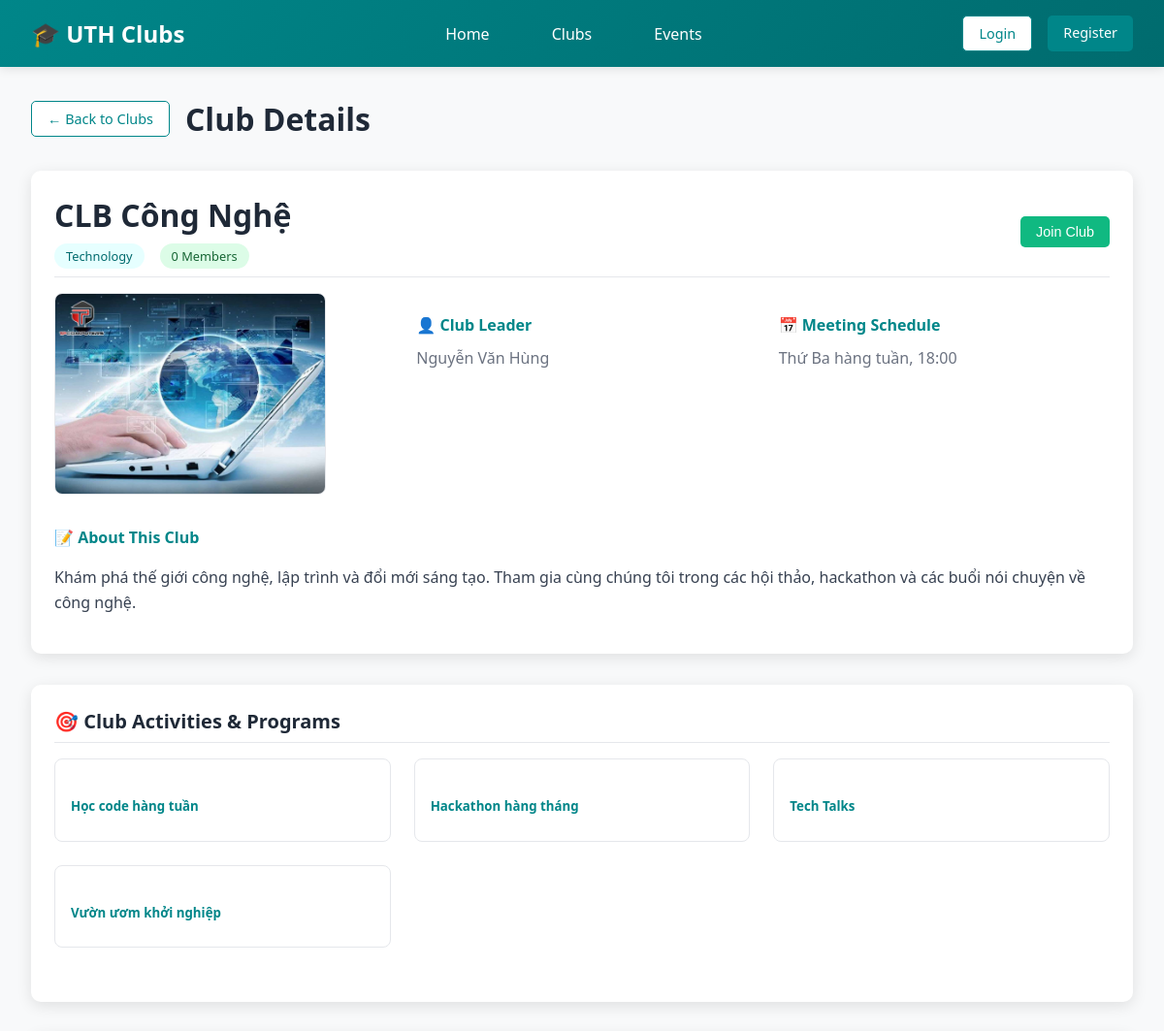
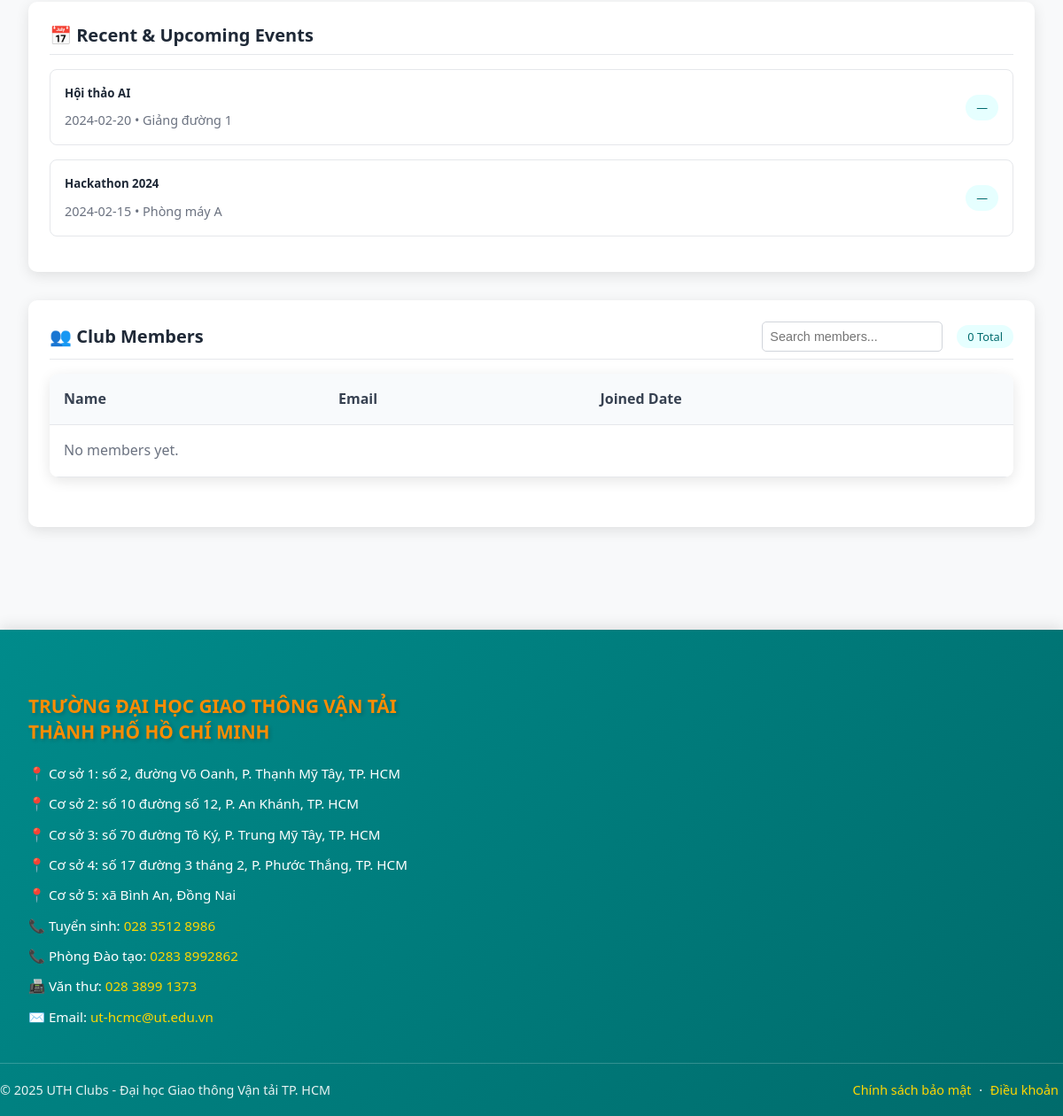
Page /?section=clubDetails&club_id=1 on the committed database (2 pictures, top to bottom).
### tables this page shows
CREATE TABLE `clubs` (
  `id` int(11) NOT NULL,
  `name` varchar(100) NOT NULL,
  `description` text DEFAULT NULL,
  `category` varchar(50) DEFAULT NULL,
  `leader_id` int(11) DEFAULT NULL,
  `activities` text DEFAULT NULL,
  `schedule_meeting` varchar(255) DEFAULT NULL,
  `club_image` varchar(255) DEFAULT NULL,
  `created_at` timestamp NOT NULL DEFAULT current_timestamp()
);

CREATE TABLE `users` (
  `id` int(11) NOT NULL,
  `name` varchar(100) NOT NULL,
  `email` varchar(100) NOT NULL,
  `student_id` varchar(20) DEFAULT NULL,
  `password` varchar(255) NOT NULL,
  `role` enum('student','admin') DEFAULT 'student',
  `created_at` timestamp NOT NULL DEFAULT current_timestamp()
);

CREATE TABLE `events` (
  `id` int(11) NOT NULL,
  `club_id` int(11) DEFAULT NULL,
  `name` varchar(100) DEFAULT NULL,
  `date` date DEFAULT NULL,
  `location` varchar(255) DEFAULT NULL,
  `max_participants` int(11) DEFAULT NULL,
  `description` text DEFAULT NULL,
  `event_image` varchar(255) DEFAULT NULL
);

### index.php (called while the page is built, shortened)
<?php
$activeSection = isset($_GET['section']) ? $_GET['section'] : 'home';
include 'includes/header.php';
?>
<?php include 'pages/events.php'; ?>
<?php include 'pages/club-details.php'; ?>
<?php include 'includes/footer.php'; ?>

### includes/header.php (shortened to what this page needs)
<!DOCTYPE html>
<html lang="en">
<head>
    <link rel="stylesheet" href="assets/css/styles.css">
</head>
<body>
    <nav class="navbar">
        <div class="nav-container">
            <div class="logo">🎓 UTH Clubs</div>
            <ul class="nav-links" id="navLinks">
                <li><a href="#" onclick="showSection('home'); return false;" class="active">Home</a></li>
                <li><a href="#" onclick="showSection('clubs'); return false;">Clubs</a></li>
                <li><a href="#" onclick="showSection('events'); return false;">Events</a></li>
            </ul>
            <div class="auth-section" id="authSection">
            </div>
        </div>
    </nav>

### pages/club-details.php (shortened to what this page needs)
<?php
$clubDetails = null;
$clubMembers = [];
$clubEvents = [];
if (!empty($activeClubId)) {
    try {
        $cdStmt = $pdo->prepare("SELECT c.*, u.name AS leader_name, u.email AS leader_email,
                                        (SELECT COUNT(*) FROM club_members cm WHERE cm.club_id = c.id) AS member_count
                                 FROM clubs c
                                 LEFT JOIN users u ON u.id = c.leader_id
                                 WHERE c.id = ?");
        $cdStmt->execute([$activeClubId]);
        $clubDetails = $cdStmt->fetch(PDO::FETCH_ASSOC) ?: null;
    } catch (Exception $e) {}
    try {
        $memStmt = $pdo->prepare("SELECT u.name, u.email, cm.joined_date
                                   FROM club_members cm
                                   JOIN users u ON u.id = cm.user_id
                                   WHERE cm.club_id = ?");
        $memStmt->execute([$activeClubId]);
        $clubMembers = $memStmt->fetchAll(PDO::FETCH_ASSOC);
    } catch (Exception $e) {}
    try {
        $evStmt = $pdo->prepare("SELECT id, name, date, location FROM events WHERE club_id = ? ORDER BY date DESC LIMIT 5");
        $evStmt->execute([$activeClubId]);
        $clubEvents = $evStmt->fetchAll(PDO::FETCH_ASSOC);
    } catch (Exception $e) {}
}
?>
<div id="clubDetails" class="section<?php echo ($activeSection === 'clubDetails') ? ' active' : ''; ?>">
    <div class="container">
        <div style="display: flex; align-items: center; gap: 1rem; margin-bottom: 2rem;">
            <a class="btn btn-secondary" href="?section=clubs">← Back to Clubs</a>
            <h1 id="clubDetailsTitle" style="margin: 0; color: #1f2937;">Club Details</h1>
        </div>
        <div id="clubDetailsContent">
            <div class="card" style="margin-bottom: 2rem;">
                <div class="card-header">
                    <div style="display: flex; justify-content: space-between; align-items: center; width: 100%;">
                        <div>
                            <div class="card-title" id="clubDetailName" style="font-size: 2rem; margin-bottom: 0.5rem;">
                                <?php echo $clubDetails ? htmlspecialchars($clubDetails['name']) : 'Select a club'; ?>
                            </div>
                            <div style="display: flex; gap: 1rem; align-items: center;">
                                <span class="badge badge-info" id="clubDetailCategory"><?php echo $clubDetails ? htmlspecialchars(ucfirst($clubDetails['category'])) : ''; ?></span>
                                <span class="badge badge-success" id="clubDetailMemberCount"><?php echo $clubDetails ? (int)$clubDetails['member_count'] . ' Members' : ''; ?></span>
                            </div>
                        </div>
                        <?php if ($clubDetails): ?>
                        <button class="btn btn-success" onclick="joinClubFromDetails()" id="joinClubBtn">Join Club</button>
                        <?php endif; ?>
                    </div>
                </div>
                <div class="card-content">
                    <div style="display: grid; grid-template-columns: repeat(auto-fit, minmax(250px, 1fr)); gap: 2rem; margin-bottom: 1.5rem;">
                        <div style="display:flex; align-items:flex-start; gap:1rem;">
                            <?php if ($clubDetails && !empty($clubDetails['club_image'])): ?>
                                <?php
                                    $imgFile = basename($clubDetails['club_image']);
                                    $imgPath = 'uploads/clubs/' . $imgFile;
                                ?>
                                <div style="max-width:280px;">
                                    <img src="<?php echo htmlspecialchars($imgPath); ?>" alt="<?php echo htmlspecialchars($clubDetails['name'] ?? 'Club image'); ?>" style="width:100%; height:auto; border-radius:8px; object-fit:cover; border:1px solid #e5e7eb;">
                                </div>
                            <?php else: ?>
                                <div style="max-width:280px;">
                                    <div style="width:100%; padding:2rem; border-radius:8px; background:#f3f4f6; text-align:center; color:#6b7280; border:1px dashed #e5e7eb;">No image available</div>
                                </div>
                            <?php endif; ?>
                        </div>
                        <div>
                            <h4 style="color: #008689; margin-bottom: 0.5rem;">👤 Club Leader</h4>
                            <p id="clubDetailLeader" style="margin: 0; font-weight: 500;">
                                <?php echo $clubDetails ? htmlspecialchars($clubDetails['leader_name'] ?: 'N/A') : ''; ?>
                            </p>
                        </div>
                        <div>
                            <h4 style="color: #008689; margin-bottom: 0.5rem;">📅 Meeting Schedule</h4>
                            <p id="clubDetailSchedule" style="margin: 0;">
                                <?php echo $clubDetails ? htmlspecialchars($clubDetails['schedule_meeting'] ?: '') : ''; ?>
                            </p>
                        </div>
                    </div>
                    <div>
                        <h4 style="color: #008689; margin-bottom: 1rem;">📝 About This Club</h4>
                        <p id="clubDetailDescription" style="line-height: 1.6; color: #374151;">
                            <?php echo $clubDetails ? nl2br(htmlspecialchars($clubDetails['description'])) : 'Please choose a club from the list.'; ?>
                        </p>
                    </div>
                </div>
            </div>
            <div class="card" style="margin-bottom: 2rem;">
                <div class="card-header">
                    <div class="card-title">🎯 Club Activities & Programs</div>
                </div>
                <div class="card-content">
                    <div class="card-grid" id="clubActivities">
                        <?php if ($clubDetails && !empty($clubDetails['activities'])): ?>
                            <?php foreach (explode(',', $clubDetails['activities']) as $activity): ?>
                            <div style="padding: 1rem; border: 1px solid #e5e7eb; border-radius: 8px;">
                                <h5 style="color: #008689; margin-bottom: 0.5rem;"><?php echo htmlspecialchars(trim($activity)); ?></h5>
                            </div>
                            <?php endforeach; ?>
                        <?php else: ?>
                            <div>No activities listed.</div>
                        <?php endif; ?>
                    </div>
                </div>
            </div>
            <div class="card" style="margin-bottom: 2rem;">
                <div class="card-header">
                    <div class="card-title">📅 Recent & Upcoming Events</div>
                </div>
                <div class="card-content">
                    <div id="clubEvents">
                        <?php foreach ($clubEvents as $cev): ?>
                        <div style="display: flex; justify-content: space-between; align-items: center; padding: 1rem; border: 1px solid #e5e7eb; border-radius: 8px; margin-bottom: 1rem;">
                            <div>
                                <h5 style="margin: 0 0 0.5rem 0; color: #1f2937;"><?php echo htmlspecialchars($cev['name']); ?></h5>
                                <p style="margin: 0; color: #6b7280; font-size: 0.9rem;"><?php echo htmlspecialchars($cev['date']); ?> • <?php echo htmlspecialchars($cev['location']); ?></p>
                            </div>
                            <span class="badge badge-info">—</span>
                        </div>
                        <?php endforeach; ?>
                    </div>
                </div>
            </div>
            <div class="card">
                <div class="card-header">
                    <div style="display: flex; justify-content: space-between; align-items: center; width: 100%;">
                        <div class="card-title">👥 Club Members</div>
                        <div style="display: flex; gap: 1rem; align-items: center;">
                            <input type="text" placeholder="Search members..." id="memberSearch" onkeyup="filterMembers()" style="padding: 0.5rem; border: 1px solid #d1d5db; border-radius: 5px; font-size: 0.9rem;">
                            <span class="badge badge-info" id="memberCountBadge"><?php echo $clubDetails ? count($clubMembers) . ' Total' : '0 Total'; ?></span>
                        </div>
                    </div>
                </div>
                <div class="card-content">
                    <div class="table-container">
                        <table>
                            <thead>
                                <tr>
                                    <th>Name</th>
                                    <th>Email</th>
                                    <th>Joined Date</th>
                                </tr>
                            </thead>
                            <tbody id="membersTableBody">
                                <?php if (empty($clubMembers)): ?>
                                <tr><td colspan="3">No members yet.</td></tr>
                                <?php endif; ?>
                            </tbody>
                        </table>
                    </div>
                </div>
            </div>
        </div>
    </div>
</div>

### includes/footer.php (shortened to what this page needs)
    <footer class="site-footer footer-teal">
        <div class="footer-inner container">
            <div class="footer-col footer-contact-left">
                <h3 class="footer-univ">TRƯỜNG ĐẠI HỌC GIAO THÔNG VẬN TẢI<br>THÀNH PHỐ HỒ CHÍ MINH</h3>
                <ul class="contact-list">
                    <li>📍 Cơ sở 1: số 2, đường Võ Oanh, P. Thạnh Mỹ Tây, TP. HCM</li>
                    <li>📍 Cơ sở 2: số 10 đường số 12, P. An Khánh, TP. HCM</li>
                    <li>📍 Cơ sở 3: số 70 đường Tô Ký, P. Trung Mỹ Tây, TP. HCM</li>
                    <li>📍 Cơ sở 4: số 17 đường 3 tháng 2, P. Phước Thắng, TP. HCM</li>
                    <li>📍 Cơ sở 5: xã Bình An, Đồng Nai</li>
                    <li>📞 Tuyển sinh: <a href="tel:+842835128986">028 3512 8986</a></li>
                    <li>📞 Phòng Đào tạo: <a href="tel:+842838992862">0283 8992862</a></li>
                    <li>📠 Văn thư: <a href="tel:+842838991373">028 3899 1373</a></li>
                    <li>✉️ Email: <a href="mailto:ut-hcmc@ut.edu.vn">ut-hcmc@ut.edu.vn</a></li>
                </ul>
            </div>
            <div class="footer-col footer-empty">
            </div>
        </div>
        <div class="footer-bottom container">
            <div class="footer-bottom-left">&copy; <?php echo date('Y'); ?> UTH Clubs - Đại học Giao thông Vận tải TP. HCM</div>
            <div class="footer-bottom-right"><a href="#">Chính sách bảo mật</a> · <a href="#">Điều khoản</a></div>
        </div>
    </footer>
</body>
</html>

### assets/css/styles.css (style rules this page uses)
body { box-sizing: border-box; margin: 0; padding: 0; font-family: 'Segoe UI', Tahoma, Geneva, Verdana, sans-serif; background-color: #f8f9fa; color: #333; }
* { box-sizing: border-box; }
.navbar { background: linear-gradient(135deg, #008689, #006b6e); color: white; padding: 1rem 0; box-shadow: 0 2px 10px rgba(0,0,0,0.1); position: sticky; top: 0; z-index: 1000; }
.nav-container { max-width: 1200px; margin: 0 auto; padding: 0 2rem; display: flex; justify-content: space-between; align-items: center; }
.logo { font-size: 1.5rem; font-weight: bold; }
.nav-links { display: flex; gap: 2rem; list-style: none; margin: 0; padding: 0; }
.nav-links a { color: white; text-decoration: none; padding: 0.5rem 1rem; border-radius: 5px; transition: background-color 0.3s; }
.btn { padding: 0.5rem 1rem; border: none; border-radius: 5px; cursor: pointer; font-size: 0.9rem; transition: all 0.3s; text-decoration: none; display: inline-block; text-align: center; }
.btn-secondary { background-color: white; color: #008689; border: 1px solid #008689; }
.btn-success { background-color: #10b981; color: white; }
.container { max-width: 1200px; margin: 0 auto; padding: 2rem; }
.card { background: white; border-radius: 10px; box-shadow: 0 4px 15px rgba(0,0,0,0.1); padding: 1.5rem; margin-bottom: 1.5rem; transition: transform 0.3s, box-shadow 0.3s; }
.card-grid { display: grid; grid-template-columns: repeat(auto-fit, minmax(300px, 1fr)); gap: 1.5rem; margin-bottom: 2rem; }
.card-header { display: flex; justify-content: space-between; align-items: center; margin-bottom: 1rem; padding-bottom: 0.5rem; border-bottom: 1px solid #e5e7eb; }
.card-title { font-size: 1.25rem; font-weight: 600; color: #1f2937; }
.card-content { color: #6b7280; line-height: 1.6; }
.table-container { background: white; border-radius: 10px; box-shadow: 0 4px 15px rgba(0,0,0,0.1); overflow: hidden; margin-bottom: 2rem; }
table { width: 100%; border-collapse: collapse; }
th, td { padding: 1rem; text-align: left; border-bottom: 1px solid #e5e7eb; }
th { background-color: #f8fafc; font-weight: 600; color: #374151; }
.badge { display: inline-block; padding: 0.25rem 0.75rem; border-radius: 20px; font-size: 0.8rem; font-weight: 500; }
.badge-success { background-color: #dcfce7; color: #166534; }
.badge-info { background-color: #e6ffff; color: #006b6e; }
.section { display: none; }
.section.active { display: block; }

### includes/footer.php (style rules this page uses)
.site-footer { background: linear-gradient(135deg, #008B8B 0%, #006B6B 100%); color: #ffffff; padding: 40px 0 0; margin-top: 60px; box-shadow: 0 -4px 15px rgba(0,0,0,0.1); }
.footer-inner { display: flex; justify-content: space-between; padding-bottom: 30px; border-bottom: 1px solid rgba(255,255,255,0.2); }
.footer-col { flex: 1; }
.footer-contact-left { flex: 2; }
.footer-univ { color: #FF8C00; font-size: 1.3em; font-weight: bold; margin: 0 0 20px 0; line-height: 1.4; text-shadow: 2px 2px 4px rgba(0,0,0,0.2); }
.contact-list { list-style: none; padding: 0; margin: 0; }
.contact-list li { margin-bottom: 10px; font-size: 0.95em; line-height: 1.6; }
.contact-list a { color: #FFD700; text-decoration: none; transition: all 0.3s ease; }
.footer-empty { min-height: 100px; }
.footer-bottom { display: flex; justify-content: space-between; align-items: center; padding: 20px 0; font-size: 0.9em; }
.footer-bottom-left { color: rgba(255,255,255,0.9); }
.footer-bottom-right a { color: #FFD700; text-decoration: none; margin: 0 5px; transition: color 0.3s ease; }

### rows in the picture
clubs: name "CLB Công Nghệ", category "Technology", club_image (picture), leader.name "Nguyễn Văn Hùng", schedule_meeting "Thứ Ba hàng tuần, 18:00", description "Khám phá thế giới công nghệ, lập trình và đổi mới sáng tạo. Tham gia cùng chúng tôi trong các hội thảo, hackathon và các buổi nói chuyện về công nghệ.", activities "Học code hàng tuần", activities "Hackathon hàng tháng", activities "Tech Talks", activities "Vườn ươm khởi nghiệp"
events: name "Hội thảo AI", date "2024-02-20", location "Giảng đường 1"
events: name "Hackathon 2024", date "2024-02-15", location "Phòng máy A"

### other values in the picture
$clubDetails['member_count'] "0"
count($clubMembers) "0"
